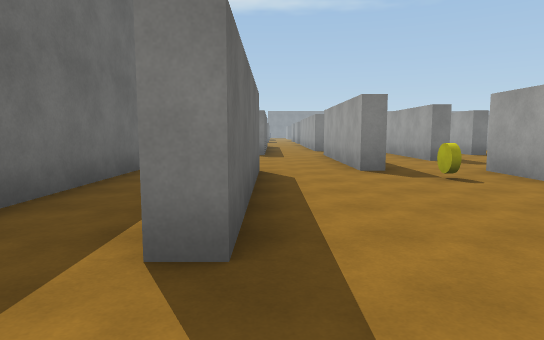
[1] (above)

24 first-person views from a walk through a scene from a Unity 3-D project. The camera is 1.5 m above the floor, tilts 6° down and sees 75° across. The floor is counted in squares, 2 m on a side. Each view is taken from the middle of a square. On the plan, view 1 faces up. The plan holds only what a view shows up to about 11 squares ahead; the rest is blank. The place goes on beyond the plan. Surface patterns are stand-ins for the level's own textures.

[2]
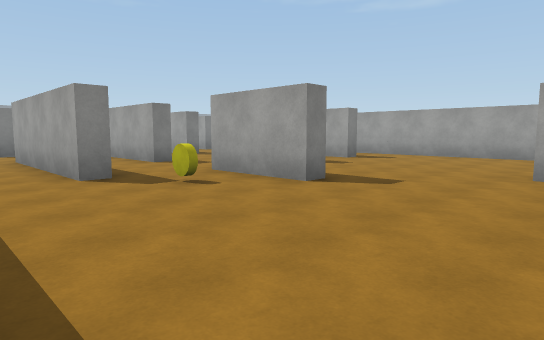

[3]
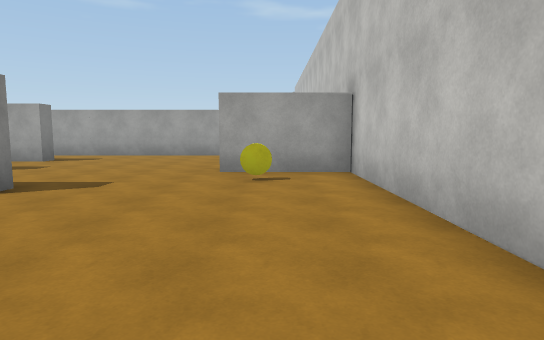

[4]
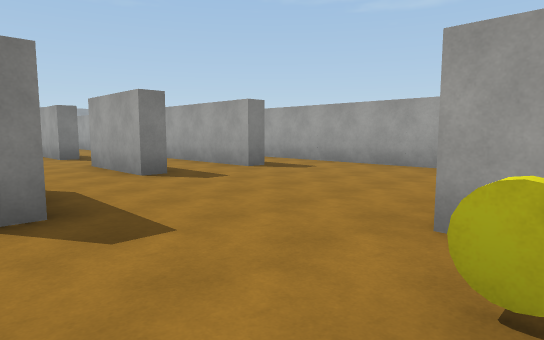

[5]
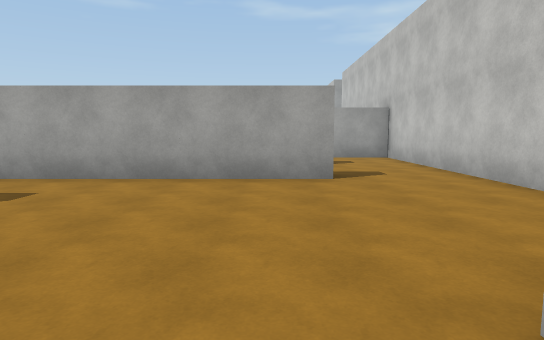

[6]
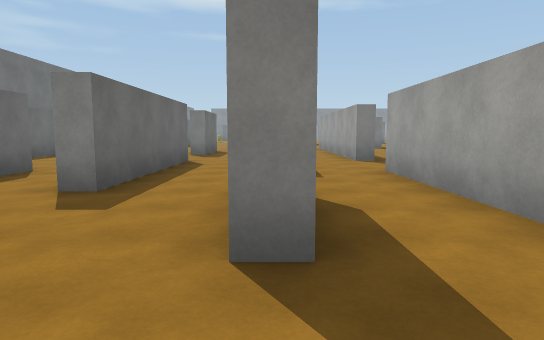

[7]
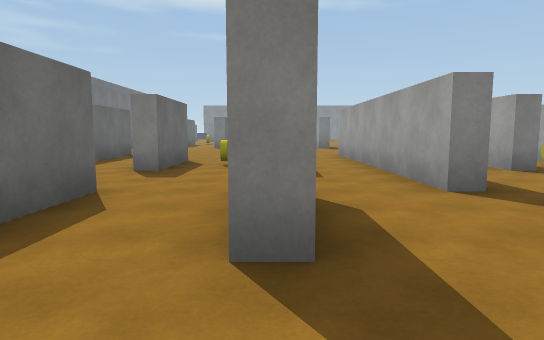

[8]
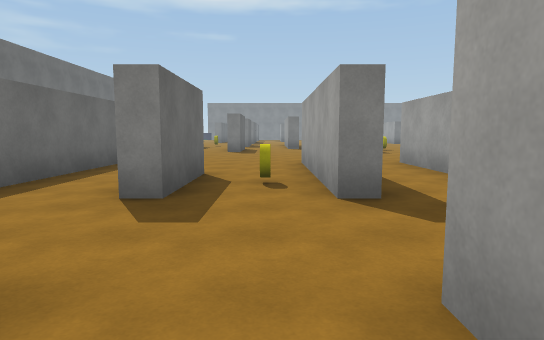

[9]
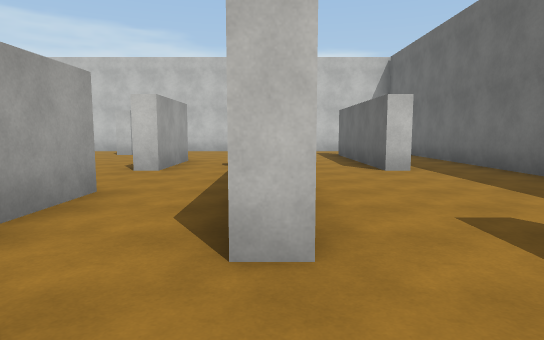

[10]
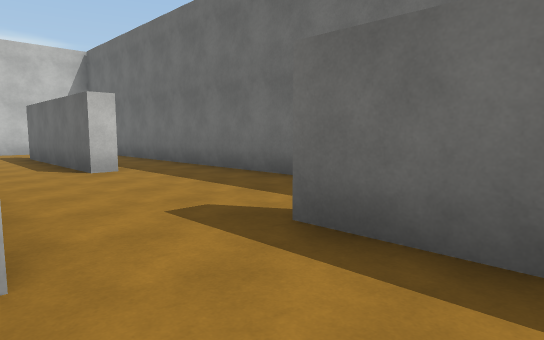

[11]
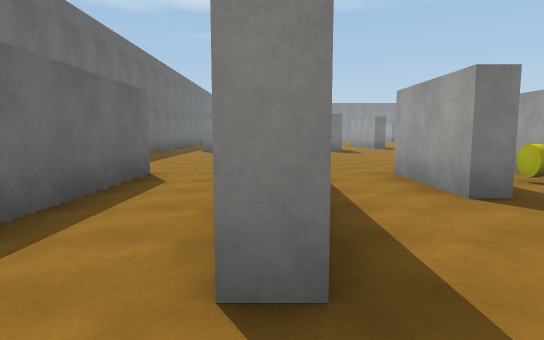

[12]
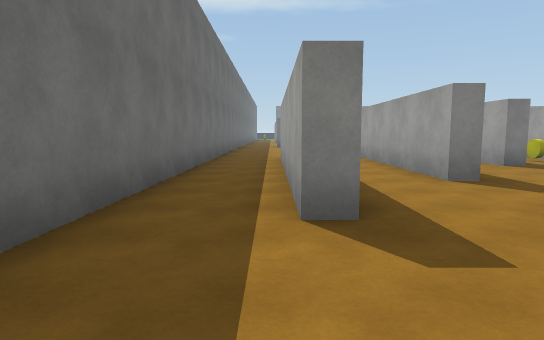

[13]
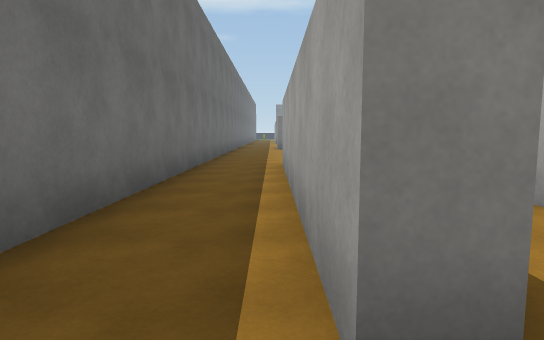

[14]
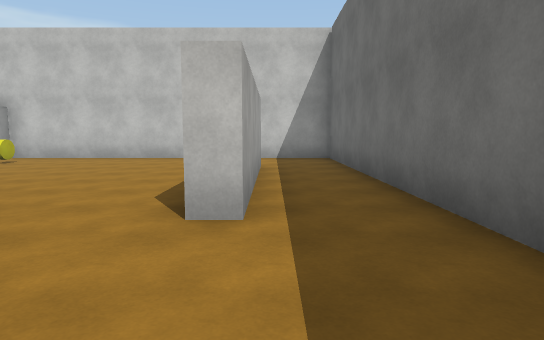

[15]
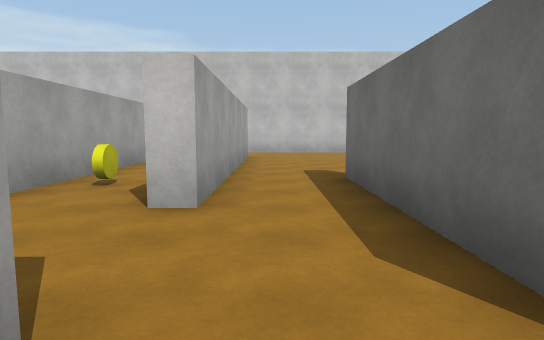

[16]
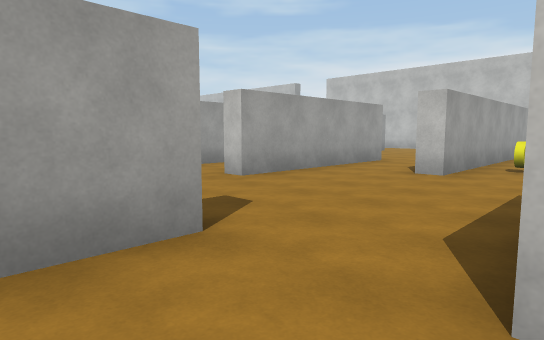

[17]
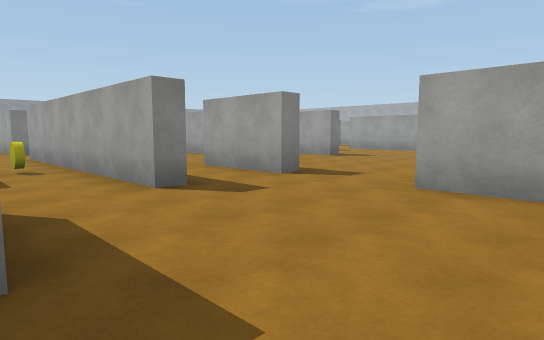

[18]
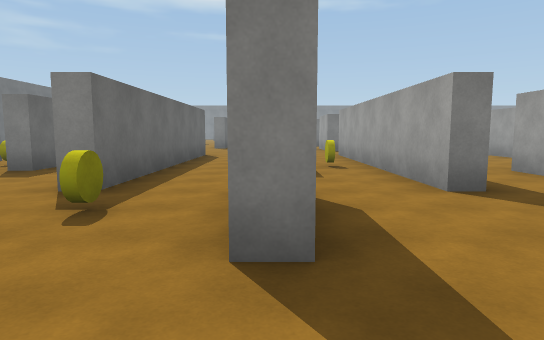

[19]
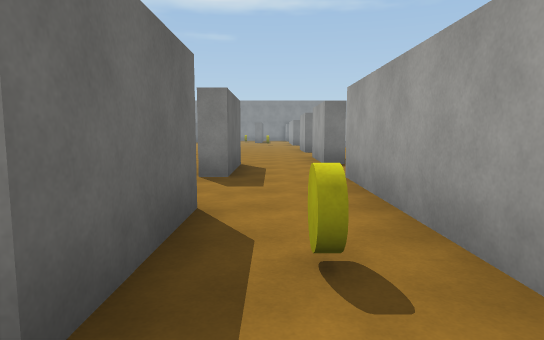

[20]
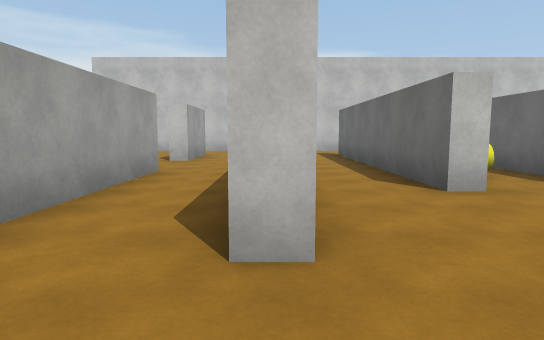

[21]
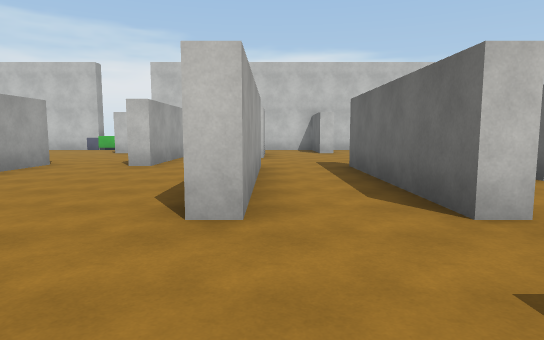

[22]
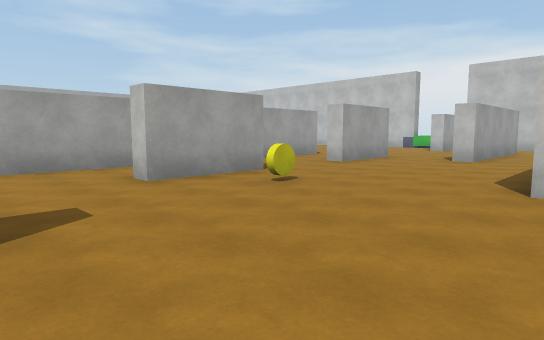

[23]
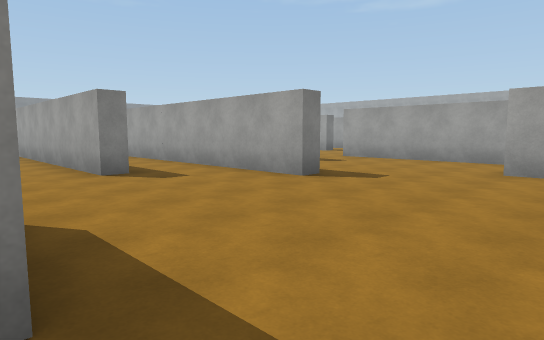

[24]
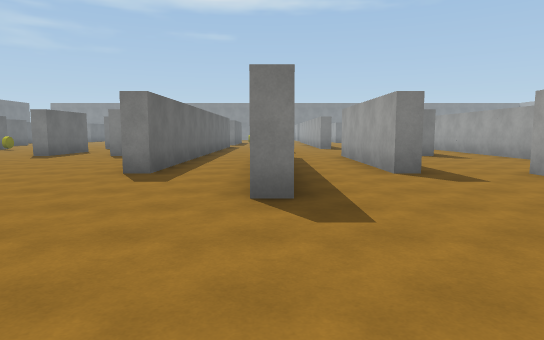

### Floor plan
Ten units are one square. View 1 is at (0, 0); x grows to the right and y downward. Boxes are objects, and circles mark ways between rooms. Rooms are numbered by the first view taken in them; rooms with no view inside come last. Other rooms are left out.
<svg viewBox="-32 -269 305 279">
<path fill="none" stroke="#000" d="M24 -70 18 -70 18 -85M18 -120 23 -120 23 -111M74 -120 68 -120 68 -145M49 -45 43 -45 43 -70 48 -70M-3 -70 -3 -20 -8 -20M48 -145 48 -95 43 -95 43 -124M93 -70 93 -120M24 -145 18 -145M-27 -85 -27 5 -6 5M97 -145 93 -145 93 -220M-7 -24 -7 -70M73 -179 73 -170 68 -170 68 -194M15 5 68 5 68 -20M48 -195 48 -170 43 -170 43 -195M23 -195 23 -178M118 -20 118 -95M143 -26 143 -95M123 -79 123 -61M105 5 168 5 168 -11M74 -70 68 -70 68 -95M97 -95 97 -70 93 -70M-3 -138 -3 -120 -7 -120 -7 -190M18 -145 18 -200M-3 -195 -3 -156M18 -85 18 -120M-27 -205 -27 -85M-7 -70 -3 -70M149 -145 143 -145 143 -195M124 -120 118 -120M168 -145 168 -170M97 -115 97 -95M118 -95 122 -95M143 -95 147 -95M123 -195 123 -170 118 -170 118 -179M168 -95 168 -120M97 -194 97 -145M168 -70 168 -95M192 -70 192 -120 198 -120M147 -95 147 -30M192 -29 192 -45 198 -45M218 -40 218 -70M168 -120 172 -120 172 -70M174 -145 168 -145M224 -170 218 -170 218 -239M249 -195 242 -195 242 -240M198 -241 198 -195 192 -195 192 -264M242 -120 242 -145 248 -145M268 -136 268 -195M149 -245 143 -245M242 -76 242 -91 248 -91M218 -70 222 -70"/>
<rect x="25" y="-65" width="10" height="10" fill="#bbb"><title>yellow cylinder</title></rect>
<rect x="55" y="-15" width="10" height="10" fill="#bbb"><title>yellow cylinder</title></rect>
<rect x="55" y="-185" width="10" height="10" fill="#bbb"><title>yellow cylinder</title></rect>
<rect x="95" y="-135" width="10" height="10" fill="#bbb"><title>yellow cylinder</title></rect>
<rect x="125" y="-85" width="10" height="10" fill="#bbb"><title>yellow cylinder</title></rect>
<rect x="125" y="-185" width="10" height="10" fill="#bbb"><title>yellow cylinder</title></rect>
<rect x="225" y="-135" width="10" height="10" fill="#bbb"><title>yellow cylinder</title></rect>
<circle cx="50" cy="-85" r="3" fill="#2a7"/>
<circle cx="55" cy="-35" r="3" fill="#2a7"/>
<circle cx="60" cy="-100" r="3" fill="#2a7"/>
<circle cx="85" cy="-85" r="3" fill="#2a7"/>
<circle cx="-7" cy="-80" r="3" fill="#2a7"/>
<circle cx="20" cy="-135" r="3" fill="#2a7"/>
<circle cx="100" cy="-135" r="3" fill="#2a7"/>
<circle cx="110" cy="-85" r="3" fill="#2a7"/>
<circle cx="135" cy="-95" r="3" fill="#2a7"/>
<circle cx="160" cy="-85" r="3" fill="#2a7"/>
<circle cx="170" cy="-135" r="3" fill="#2a7"/>
<circle cx="160" cy="-170" r="3" fill="#2a7"/>
<circle cx="185" cy="-125" r="3" fill="#2a7"/>
<circle cx="210" cy="-70" r="3" fill="#2a7"/>
<text x="40" y="-90">1</text>
<text x="110" y="-40">2</text>
<text x="-10" y="-140">3</text>
<text x="130" y="-140">4</text>
<text x="180" y="-70">5</text>
<text x="210" y="-180">6</text>
</svg>
Room 1 opens to room 2. Room 1 opens to room 3. Room 1 opens to room 4. Room 2 opens to room 4. Room 4 opens to room 5. Room 4 opens to room 6. Room 5 opens to room 6.

Where each view was taken, in squares from view 1:
view 1: 0 up, 0 right, facing up
view 2: 1 up, 0 right, facing up-right
view 3: 1 up, 0 right, facing right
view 4: 1 up, 4 right, facing up-right
view 5: 3 up, 6 right, facing right
view 6: 5 up, 7 right, facing up
view 7: 10 up, 7 right, facing up
view 8: 13 up, 6 right, facing up
view 9: 14 up, 2 right, facing down
view 10: 14 up, 2 right, facing down-left
view 11: 13 up, 2 right, facing up
view 12: 9 up, 1 left, facing up
view 13: 11 up, 1 left, facing up
view 14: 10 up, 1 left, facing down
view 15: 13 up, 11 right, facing down
view 16: 16 up, 12 right, facing down-right
view 17: 10 up, 12 right, facing up-right
view 18: 10 up, 12 right, facing up
view 19: 16 up, 13 right, facing up
view 20: 14 up, 17 right, facing down
view 21: 15 up, 19 right, facing down
view 22: 17 up, 19 right, facing down-right
view 23: 13 up, 17 right, facing up-right
view 24: 13 up, 22 right, facing up
